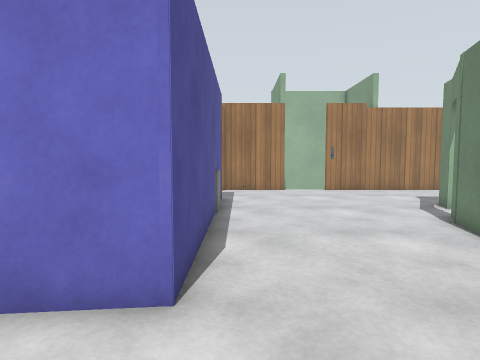
[1] (above)

23 first-person views from a walk through a robot-simulator world made for Gazebo. The camera is 0.94 m above the floor, tilts 4° down and sees 75° across. The floor is counted in squares, 0.5 m on a side. Each view is taken from the middle of a square. On the plan, view 1 faces up. The plan holds only what a view shows up to about 17 squares ahead; the rest is blank. The place goes on beyond the plan. Simple patterns stand in for the simulator's built-in surfaces. Some stock models are drawn as simple stand-ins. Some surface patterns are stand-ins.

[2]
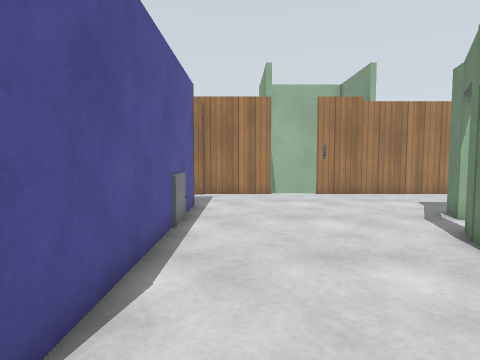

[3]
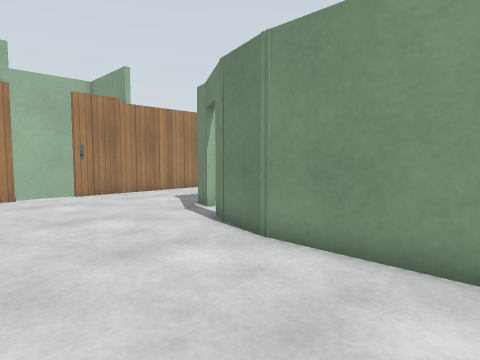

[4]
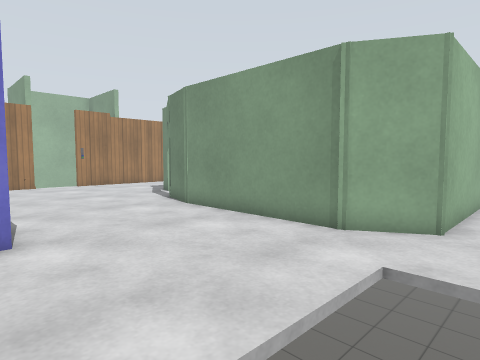

[5]
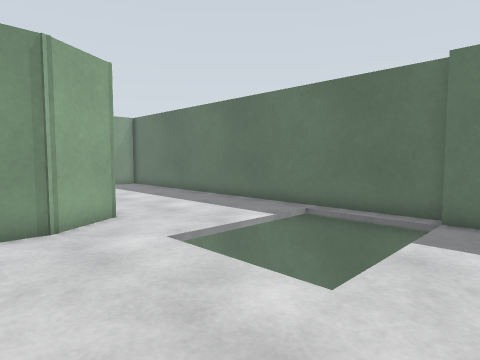

[6]
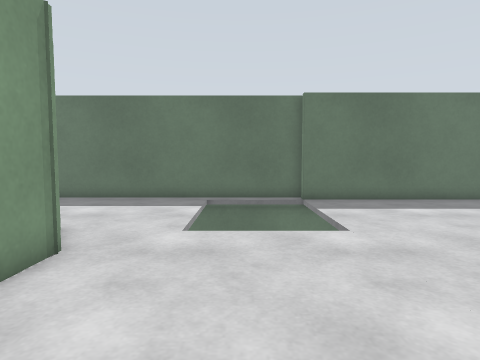

[7]
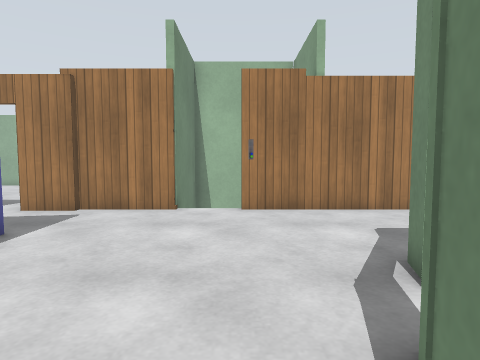

[8]
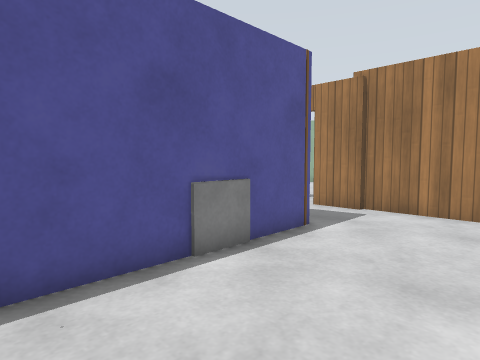

[9]
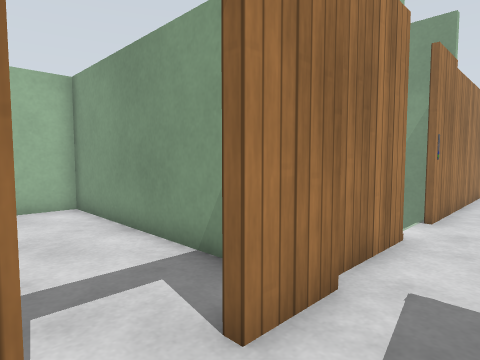

[10]
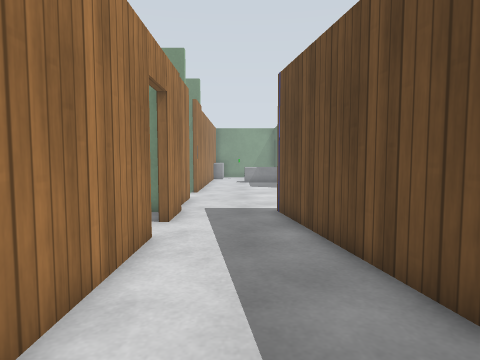

[11]
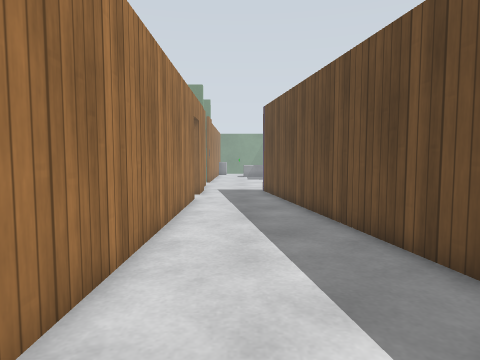

[12]
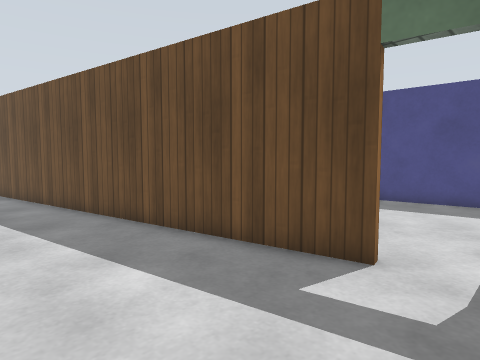

[13]
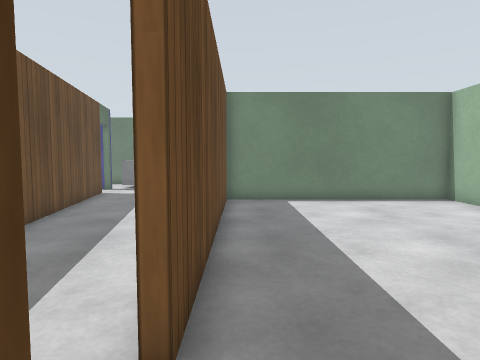

[14]
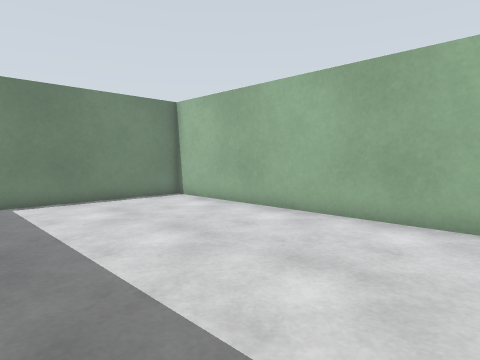

[15]
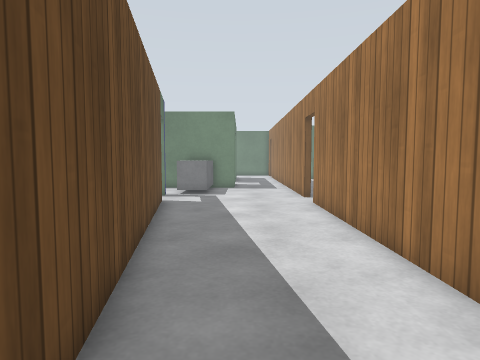

[16]
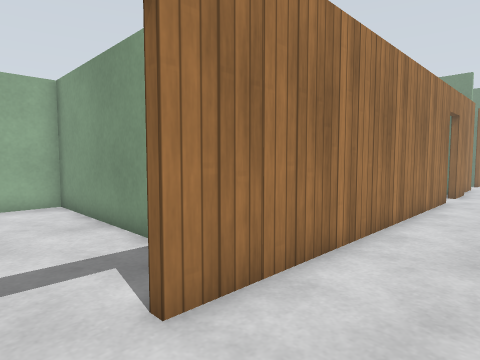

[17]
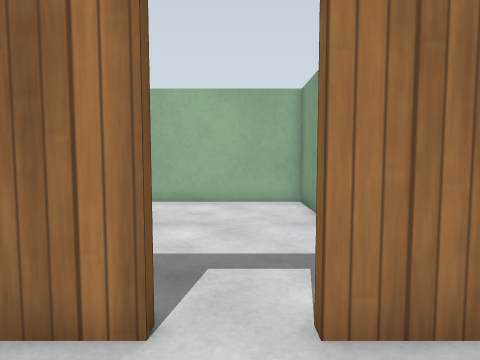

[18]
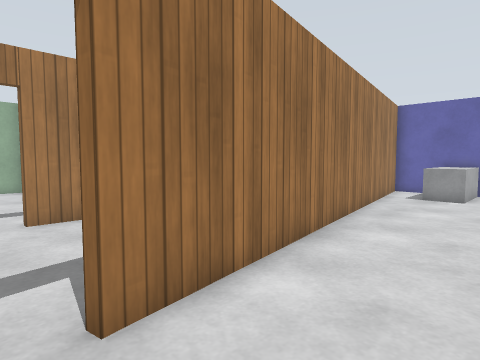

[19]
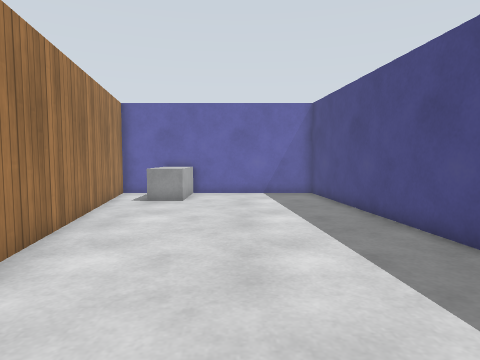

[20]
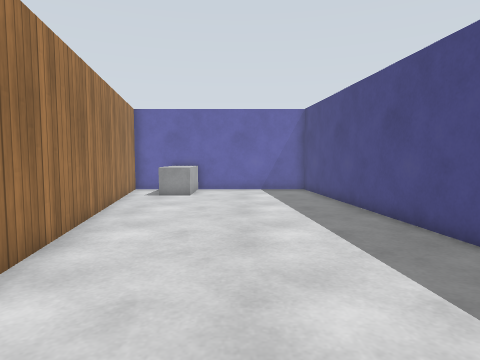

[21]
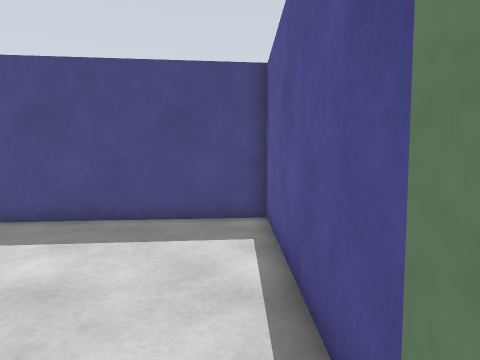

[22]
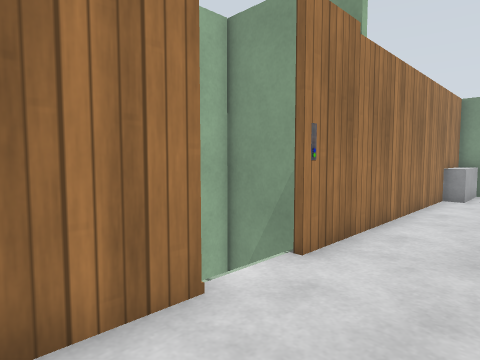

[23]
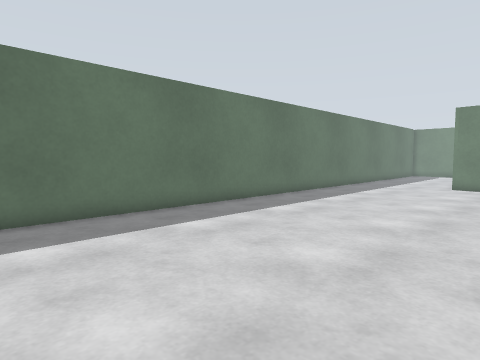

### Floor plan
Points are (right, up) in squares from view 1. A wall is a line through its corners. A room is listed if a view was taken in it or the views show most of it. See-through windows are left out.
Room 1 (views 1, 2, 3, 4, 5, 6, 7, 8, 22, 23)
walls: (-1, -8.9) (10.5, -8.9); (5.6, 6.6) (6.3, 9.2); (6.1, 8.8) (6.8, 10); (-2.3, 14.4) (-0.8, 14.7) (-0.8, 3.9) (-3, 3.7); (10.5, -2.2) (6.8, -2.2) (5.6, -0.2) (5.6, 7); (7.6, 11.4) (7.9, 11.8); (7.8, 11.6) (8.1, 12.6); (-17.1, -8.2) (-0.8, -8.2); (-0.9, 18.1) (-2.9, 18.1); (2.7, 18.3) (-1, 18.3); (10.5, 18.3) (5, 18.3)
ways out: opening at (-2.5, 16.5) to room 2; open door at (-3.5, 18) to room 3; opening at (4, 18); open door at (7.3, 10.7)
Room 2 (views 9, 10, 11, 12, 15, 16, 17, 21)
walls: (-18.9, 11.5) (-2.3, 14.4); (-20, 18.1) (-21.5, 18.1); (-4.7, 18.1) (-18.2, 18.1)
ways out: opening at (-2.5, 16.5) to room 1; open door at (-19.5, 11) to room 4; open door at (-19.5, 18)
objects: grey box (-21, 12) to (-21, 13)
Room 3 (views 13, 14)
walls: (-15.7, 18.4) (-4.7, 18.4); (-1.2, 18.6) (-1.2, 28.4) (-16.1, 28.4) (-16.1, 18.4)
ways out: open door at (-3.5, 18) to room 1; gap at (-1, 19)
Room 4 (views 18, 19, 20)
walls: (-20.9, 10.5) (-20.9, 2.2) (-1.2, 4.1) (-1.2, 14.3) (-18.8, 11.2)
ways out: open door at (-19.5, 11) to room 2
objects: grey box (-4, 11) to (-1, 12)

Where each view was taken, in squares from view 1:
view 1: 0 up, 0 right, facing up
view 2: 2 up, 1 right, facing up
view 3: 2 up, 0 right, facing up-right
view 4: 4 down, 2 left, facing up-right
view 5: 2 up, 3 left, facing down-right
view 6: 6 up, 2 right, facing down
view 7: 7 up, 5 right, facing up
view 8: 7 up, 4 right, facing up-left
view 9: 16 up, 5 left, facing up-right
view 10: 16 up, 12 left, facing right
view 11: 16 up, 19 left, facing right
view 12: 17 up, 21 left, facing down-right
view 13: 19 up, 2 left, facing left
view 14: 19 up, 2 left, facing up-left
view 15: 15 up, 5 left, facing left
view 16: 15 up, 20 left, facing up-right
view 17: 15 up, 19 left, facing up
view 18: 8 up, 20 left, facing up-right
view 19: 8 up, 18 left, facing right
view 20: 8 up, 20 left, facing right
view 21: 12 up, 20 left, facing down
view 22: 15 up, 0 right, facing up-right
view 23: 2 up, 3 left, facing down-left
